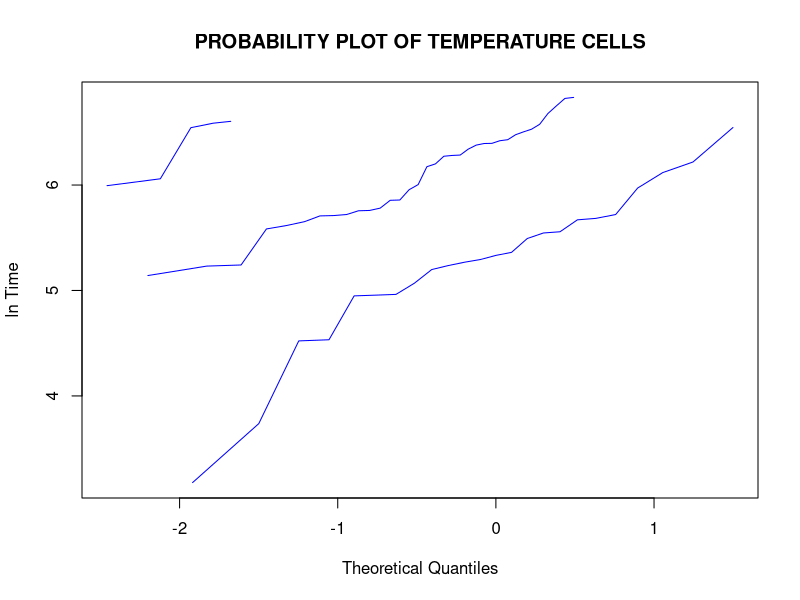
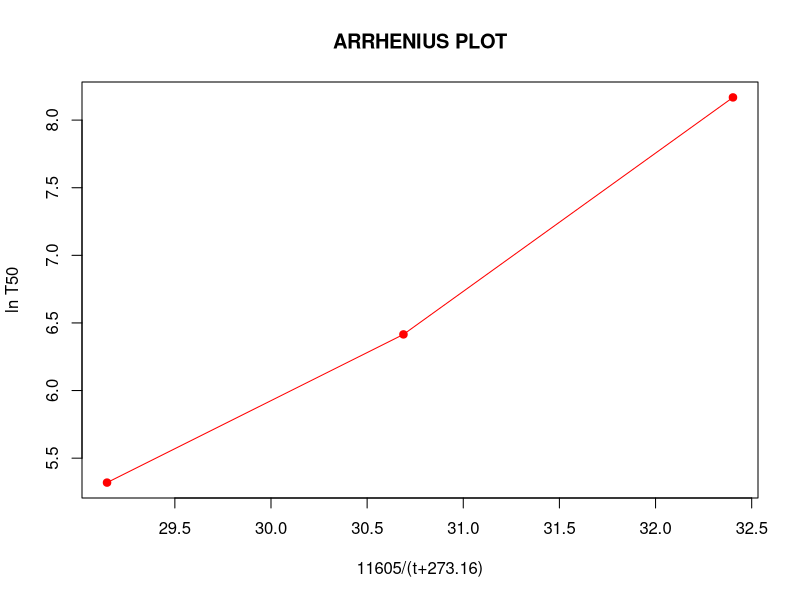

R code for these plots, in order:
#!/usr/bin/env Rscript
DATAPATH <- Sys.getenv("DATAPATH")

#R commands and output:

## Input temperature data, number of units, and cell data.
temp = c(85, 105, 125)
nu = c(100, 50, 25)
cell1 = c(401, 428, 695, 725, 738)
cell2 = c(171, 187, 189, 266, 275, 285, 301, 302, 305, 316, 317, 
          324, 349, 350, 386, 405, 480, 493, 530, 534, 536, 567, 
          589, 598, 599, 614, 620, 650, 668, 685, 718, 795, 854, 
          917, 926)
cell3 = c(24, 42, 92, 93, 141, 142, 143, 159, 181, 188, 194, 199, 
          207, 213, 243, 256, 259, 290, 294, 305, 392, 454, 502, 696)

## Apply ln function to cell data.
y1 = log(cell1)
y2 = log(cell2)
y3 = log(cell3)

## Generate lognormal probability plot using procedure from 8.2.2.1.
pos1 = 1:length(cell1)
pos2 = 1:length(cell2)
pos3 = 1:length(cell3)
pos1 = (pos1-0.3)/(nu[1]+0.4)
pos2 = (pos2-0.3)/(nu[2]+0.4)
pos3 = (pos3-0.3)/(nu[3]+0.4)
x1 = qnorm(pos1)
x2 = qnorm(pos2)
x3 = qnorm(pos3)

## Generate lognormal probability plot for each cell
## and plot the curves on the same plot.
plot(c(x1,x2,x3), c(y1,y2,y3), type="n", 
     xlab="Theoretical Quantiles", ylab="ln Time",
     main="PROBABILITY PLOT OF TEMPERATURE CELLS")    
lines(x1,y1, col="blue")
lines(x2,y2, col="blue")
lines(x3,y3, col="blue")

## Compute Ao, the ln T50 estimate, and A1, the cell sigma estimate.
z1 = lsfit(x1,y1)
z2 = lsfit(x2,y2)
z3 = lsfit(x3,y3)

## Save intercepts from the three fits. 
YARRH = c(z1$coef[1], z2$coef[1], z3$coef[1])
YARRH

#> Intercept Intercept Intercept 
#>  8.167866  6.415268  5.319294

## Compute 11605/(temp+273.16) for three cell temperatures.
XARRH = 11605/(temp + 273.15)
XARRH

#> [1] 32.40262 30.68888 29.14731


## Plot Arrhenius cell T50's.
plot(XARRH, YARRH, type="o", ylab="ln T50", xlab="11605/(t+273.16)",
     main="ARRHENIUS PLOT", pch=19, col="red")

## Fit linear model.
z = lm( YARRH~XARRH, 
    weights=c(length(cell1), length(cell2), length(cell3)))
coef(z)

#> (Intercept)       XARRH 
#> -18.3113408   0.8084907 

## Estimate A.
A = exp(z$coef[1]) 
names(A) <- NULL
A

#> (Intercept) 
#>   1.115542e-08 

## Estimate delta H.
dH = z$coef[2]
names(dH) <- NULL
dH

#> [1] 0.8084907

## Compute acceleration between 85 C and 125 C.
exp(dH*11605*(1/(temp[1]+273.16) - 1/(temp[3]+273.16)))

#> [1] 13.89814

## Example of fitting a model with two stresses, 
## assuming Y, X1 ,X2  data vectors already exist. 
##lm(Y ~ X1 + X2)
